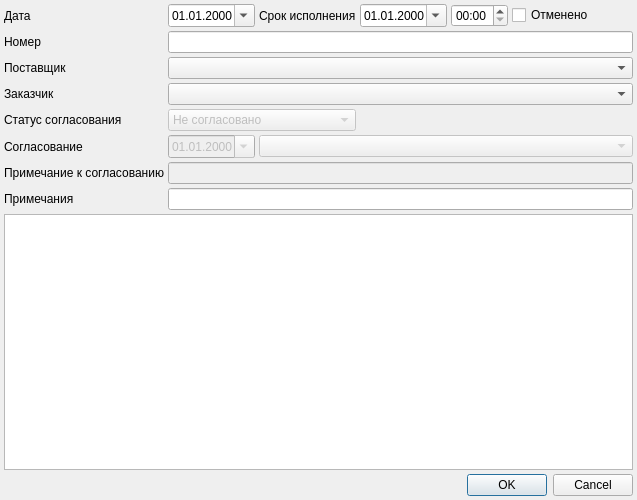
<?xml version="1.0" encoding="UTF-8"?>
<ui version="4.0">
 <class>StockRequisitionDialog</class>
 <widget class="QDialog" name="StockRequisitionDialog">
  <property name="geometry">
   <rect>
    <x>0</x>
    <y>0</y>
    <width>637</width>
    <height>500</height>
   </rect>
  </property>
  <property name="windowTitle">
   <string>Требование на поставку ЛСиИМН</string>
  </property>
  <layout class="QGridLayout" name="gridLayout">
   <property name="margin">
    <number>4</number>
   </property>
   <property name="spacing">
    <number>4</number>
   </property>
   <item row="7" column="0">
    <widget class="QLabel" name="lblAgreementNote">
     <property name="text">
      <string>Примечание к согласованию</string>
     </property>
    </widget>
   </item>
   <item row="8" column="1" colspan="5">
    <widget class="QLineEdit" name="edtNote"/>
   </item>
   <item row="0" column="5">
    <widget class="QCheckBox" name="chkRevoked">
     <property name="text">
      <string>Отменено</string>
     </property>
    </widget>
   </item>
   <item row="9" column="0" colspan="6">
    <widget class="CInDocTableView" name="tblItems">
     <property name="sizePolicy">
      <sizepolicy hsizetype="Preferred" vsizetype="Expanding">
       <horstretch>0</horstretch>
       <verstretch>0</verstretch>
      </sizepolicy>
     </property>
    </widget>
   </item>
   <item row="8" column="0">
    <widget class="QLabel" name="lblNote">
     <property name="text">
      <string>Примечания</string>
     </property>
     <property name="buddy">
      <cstring>edtNote</cstring>
     </property>
    </widget>
   </item>
   <item row="0" column="0">
    <widget class="QLabel" name="lblDate">
     <property name="sizePolicy">
      <sizepolicy hsizetype="Maximum" vsizetype="Preferred">
       <horstretch>0</horstretch>
       <verstretch>0</verstretch>
      </sizepolicy>
     </property>
     <property name="text">
      <string>Дата</string>
     </property>
     <property name="buddy">
      <cstring>edtDate</cstring>
     </property>
    </widget>
   </item>
   <item row="3" column="1" colspan="5">
    <widget class="CStorageComboBox" name="cmbSupplier">
     <property name="sizePolicy">
      <sizepolicy hsizetype="Expanding" vsizetype="Fixed">
       <horstretch>0</horstretch>
       <verstretch>0</verstretch>
      </sizepolicy>
     </property>
    </widget>
   </item>
   <item row="4" column="0">
    <widget class="QLabel" name="lblRecipient">
     <property name="sizePolicy">
      <sizepolicy hsizetype="Maximum" vsizetype="Preferred">
       <horstretch>0</horstretch>
       <verstretch>0</verstretch>
      </sizepolicy>
     </property>
     <property name="text">
      <string>Заказчик</string>
     </property>
     <property name="buddy">
      <cstring>cmbRecipient</cstring>
     </property>
    </widget>
   </item>
   <item row="0" column="3">
    <widget class="CDateEdit" name="edtDeadlineDate">
     <property name="sizePolicy">
      <sizepolicy hsizetype="Maximum" vsizetype="Fixed">
       <horstretch>0</horstretch>
       <verstretch>0</verstretch>
      </sizepolicy>
     </property>
     <property name="displayFormat">
      <string>dd.MM.yyyy</string>
     </property>
     <property name="calendarPopup">
      <bool>true</bool>
     </property>
    </widget>
   </item>
   <item row="3" column="0">
    <widget class="QLabel" name="lblSupplier">
     <property name="sizePolicy">
      <sizepolicy hsizetype="Maximum" vsizetype="Preferred">
       <horstretch>0</horstretch>
       <verstretch>0</verstretch>
      </sizepolicy>
     </property>
     <property name="text">
      <string>Поставщик</string>
     </property>
     <property name="buddy">
      <cstring>cmbSupplier</cstring>
     </property>
    </widget>
   </item>
   <item row="0" column="4">
    <widget class="QTimeEdit" name="edtDeadlineTime">
     <property name="sizePolicy">
      <sizepolicy hsizetype="Maximum" vsizetype="Fixed">
       <horstretch>0</horstretch>
       <verstretch>0</verstretch>
      </sizepolicy>
     </property>
     <property name="displayFormat">
      <string>HH:mm</string>
     </property>
    </widget>
   </item>
   <item row="4" column="1" colspan="5">
    <widget class="CStorageComboBox" name="cmbRecipient">
     <property name="sizePolicy">
      <sizepolicy hsizetype="Expanding" vsizetype="Fixed">
       <horstretch>0</horstretch>
       <verstretch>0</verstretch>
      </sizepolicy>
     </property>
    </widget>
   </item>
   <item row="10" column="0" colspan="6">
    <widget class="QDialogButtonBox" name="buttonBox">
     <property name="orientation">
      <enum>Qt::Horizontal</enum>
     </property>
     <property name="standardButtons">
      <set>QDialogButtonBox::Cancel|QDialogButtonBox::Ok</set>
     </property>
    </widget>
   </item>
   <item row="0" column="2">
    <widget class="QLabel" name="lblDeadline">
     <property name="sizePolicy">
      <sizepolicy hsizetype="Maximum" vsizetype="Preferred">
       <horstretch>0</horstretch>
       <verstretch>0</verstretch>
      </sizepolicy>
     </property>
     <property name="text">
      <string>Срок исполнения</string>
     </property>
     <property name="buddy">
      <cstring>edtDeadlineDate</cstring>
     </property>
    </widget>
   </item>
   <item row="0" column="1">
    <widget class="CDateEdit" name="edtDate">
     <property name="sizePolicy">
      <sizepolicy hsizetype="Maximum" vsizetype="Fixed">
       <horstretch>0</horstretch>
       <verstretch>0</verstretch>
      </sizepolicy>
     </property>
     <property name="displayFormat">
      <string>dd.MM.yyyy</string>
     </property>
     <property name="calendarPopup">
      <bool>true</bool>
     </property>
    </widget>
   </item>
   <item row="6" column="1">
    <widget class="CDateEdit" name="edtAgreementDate">
     <property name="enabled">
      <bool>false</bool>
     </property>
     <property name="displayFormat">
      <string>dd.MM.yyyy</string>
     </property>
     <property name="calendarPopup">
      <bool>true</bool>
     </property>
    </widget>
   </item>
   <item row="7" column="1" colspan="5">
    <widget class="QLineEdit" name="edtAgreementNote">
     <property name="enabled">
      <bool>false</bool>
     </property>
    </widget>
   </item>
   <item row="6" column="0">
    <widget class="QLabel" name="lblAgreement">
     <property name="text">
      <string>Согласование</string>
     </property>
    </widget>
   </item>
   <item row="2" column="1" colspan="5">
    <widget class="QLineEdit" name="edtNumber"/>
   </item>
   <item row="2" column="0">
    <widget class="QLabel" name="lblNumber">
     <property name="text">
      <string>Номер</string>
     </property>
    </widget>
   </item>
   <item row="6" column="2" colspan="4">
    <widget class="CPersonComboBoxEx" name="cmbAgreementPerson">
     <property name="enabled">
      <bool>false</bool>
     </property>
    </widget>
   </item>
   <item row="5" column="0">
    <widget class="QLabel" name="lblAgreementStatus">
     <property name="text">
      <string>Статус согласования</string>
     </property>
    </widget>
   </item>
   <item row="5" column="1" colspan="2">
    <widget class="QComboBox" name="cmbAgreementStatus">
     <property name="enabled">
      <bool>false</bool>
     </property>
     <item>
      <property name="text">
       <string>Не согласовано</string>
      </property>
     </item>
     <item>
      <property name="text">
       <string>Согласовано</string>
      </property>
     </item>
     <item>
      <property name="text">
       <string>Отклонено</string>
      </property>
     </item>
    </widget>
   </item>
  </layout>
 </widget>
 <customwidgets>
  <customwidget>
   <class>CDateEdit</class>
   <extends>QDateEdit</extends>
   <header>library/DateEdit</header>
  </customwidget>
  <customwidget>
   <class>CInDocTableView</class>
   <extends>QTableView</extends>
   <header>library/InDocTable.h</header>
  </customwidget>
  <customwidget>
   <class>CStorageComboBox</class>
   <extends>QComboBox</extends>
   <header>Orgs/OrgStructComboBoxes.h</header>
  </customwidget>
  <customwidget>
   <class>CPersonComboBoxEx</class>
   <extends>QComboBox</extends>
   <header>Orgs/PersonComboBoxEx.h</header>
  </customwidget>
 </customwidgets>
 <tabstops>
  <tabstop>edtDate</tabstop>
  <tabstop>edtDeadlineDate</tabstop>
  <tabstop>edtDeadlineTime</tabstop>
  <tabstop>chkRevoked</tabstop>
  <tabstop>edtNumber</tabstop>
  <tabstop>cmbSupplier</tabstop>
  <tabstop>cmbRecipient</tabstop>
  <tabstop>cmbAgreementStatus</tabstop>
  <tabstop>edtAgreementDate</tabstop>
  <tabstop>cmbAgreementPerson</tabstop>
  <tabstop>edtAgreementNote</tabstop>
  <tabstop>edtNote</tabstop>
  <tabstop>tblItems</tabstop>
  <tabstop>buttonBox</tabstop>
 </tabstops>
 <resources/>
 <connections>
  <connection>
   <sender>buttonBox</sender>
   <signal>accepted()</signal>
   <receiver>StockRequisitionDialog</receiver>
   <slot>accept()</slot>
   <hints>
    <hint type="sourcelabel">
     <x>252</x>
     <y>447</y>
    </hint>
    <hint type="destinationlabel">
     <x>157</x>
     <y>274</y>
    </hint>
   </hints>
  </connection>
  <connection>
   <sender>buttonBox</sender>
   <signal>rejected()</signal>
   <receiver>StockRequisitionDialog</receiver>
   <slot>reject()</slot>
   <hints>
    <hint type="sourcelabel">
     <x>320</x>
     <y>447</y>
    </hint>
    <hint type="destinationlabel">
     <x>286</x>
     <y>274</y>
    </hint>
   </hints>
  </connection>
 </connections>
</ui>
